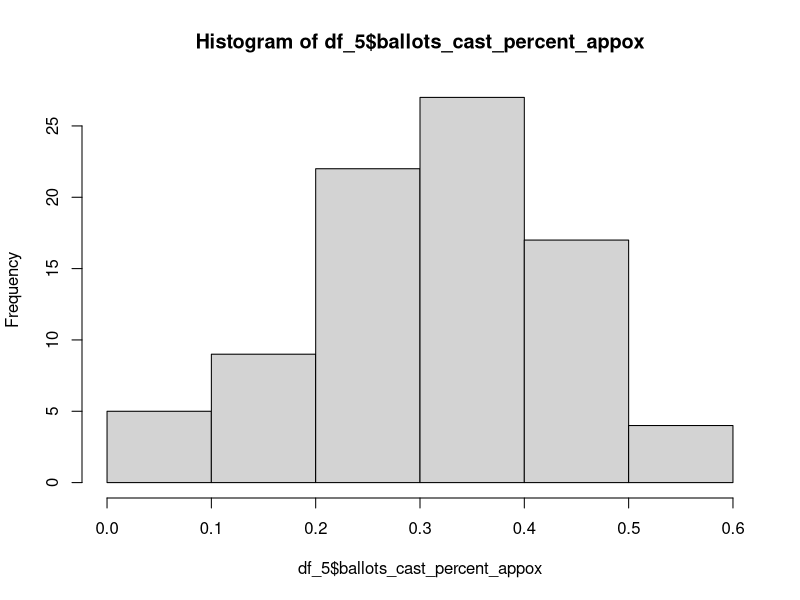

Here is the R script that generated this plot:
library(tidyverse)






df <- data.frame(c("0102 CIN 1-B",
                   "0103 CIN 1-C",
                   "0105 CIN 1-E",
                   "0107 CIN 1-G",
                   "0109 CIN 1-I",
                   "0111 CIN 1-K",
                   "0113 CIN 1-M",
                   "0204 CIN 2-D",
                   "0302 CIN 3-B",
                   "0303 CIN 3-C",
                   "0305 CIN 3-E",
                   "0401 CIN 4-A",
                   "0402 CIN 4-B",
                   "0404 CIN 4-D",
                   "0408 CIN 4-H",
                   "0505 CIN 5-E",
                   "0802 CIN 8-B",
                   "0902 CIN 9-B",
                   "1102 CIN 11-B",
                   "1401 CIN 14-A",
                   "1404 CIN 14-D",
                   "1405 CIN 14-E",
                   "1407 CIN 14-G",
                   "1408 CIN 14-H",
                   "1505 CIN 15-E",
                   "1507 CIN 15-G",
                   "1508 CIN 15-H",
                   "1509 CIN 15-I",
                   "1601 CIN 16-A",
                   "1702 CIN 17-B",
                   "2003 CIN 20-C",
                   "2004 CIN 20-D",
                   "2101 CIN 21-A",
                   "2103 CIN 21-C",
                   "2304 CIN 23-D",
                   "2309 CIN 23-I",
                   "2310 CIN 23-J",
                   "2314 CIN 23-N",
                   "2316 CIN 23-P",
                   "2318 CIN 23-R",
                   "2510 CIN 25-J",
                   "2602 CIN 26-B",
                   "2603 CIN 26-C",
                   "2606 CIN 26-F",
                   "2611 CIN 26-K",
                   "2612 CIN 26-L",
                   "2614 CIN 26-N",
                   "2615 CIN 26-O",
                   "0104 CIN 1-D",
                   "0108 CIN 1-H",
                   "0202 CIN 2-B",
                   "0206 CIN 2-F",
                   "0210 CIN 2-J",
                   "0211 CIN 2-K",
                   "0406 CIN 4-F",
                   "0407 CIN 4-G",
                   "0502 CIN 5-B",
                   "0508 CIN 5-H",
                   "0601 CIN 6-A",
                   "1001 CIN 10-A",
                   "1002 CIN 10-B",
                   "1101 CIN 11-A",
                   "1302 CIN 13-B",
                   "1303 CIN 13-C",
                   "1305 CIN 13-E",
                   "1406 CIN 14-F",
                   "1409 CIN 14-I",
                   "2105 CIN 21-E",
                   "2301 CIN 23-A",
                   "2302 CIN 23-B",
                   "2308 CIN 23-H",
                   "2311 CIN 23-K",
                   "2313 CIN 23-M",
                   "2315 CIN 23-O",
                   "2403 CIN 24-C",
                   "2405 CIN 24-E",
                   "2406 CIN 24-F",
                   "2408 CIN 24-H",
                   "2604 CIN 26-D",
                   "2610 CIN 26-J",
                   "2616 CIN 26-P",
                   "2618 CIN 26-R",
                   "0602 CIN 6-B",
                   "0604 CIN 6-D",
                   "0702 CIN 7-B",
                   "0710 CIN 7-J",
                   "0711 CIN 7-K",
                   "1003 CIN 10-C",
                   "1205 CIN 12-E",
                   "1301 CIN 13-A",
                   "1502 CIN 15-B",
                   "1701 CIN 17-A",
                   "1802 CIN 18-B",
                   "1904 CIN 19-D",
                   "2005 CIN 20-E",
                   "2102 CIN 21-B",
                   "2305 CIN 23-E",
                   "2306 CIN 23-F",
                   "2402 CIN 24-B",
                   "2501 CIN 25-A",
                   "2608 CIN 26-H",
                   "0201 CIN 2-A",
                   "0203 CIN 2-C",
                   "0208 CIN 2-H",
                   "0209 CIN 2-I",
                   "0304 CIN 3-D",
                   '0701 CIN 7-A',
                   "0705 CIN 7-E",
                   "0706 CIN 7-F",
                   "0708 CIN 7-H",
                   "0709 CIN 7-I",
                   "0804 CIN 8-D",
                   "0901 CIN 9-A",
                   "0903 CIN 9-C",
                   "1104 CIN 11-D",
                   "1201 CIN 12-A",
                   "1203 CIN 12-C",
                   "1204 CIN 12-D",
                   "1308 CIN 13-H",
                   "1402 CIN 14-B",
                   "1501 CIN 15-A",
                   "1504 CIN 15-D",
                   "1506 CIN 15-F",
                   "1510 CIN 15-J",
                   "1703 CIN 17-C",
                   "2201 CIN 22-A",
                   "2202 CIN 22-B",
                   "2203 CIN 22-C",
                   "2303 CIN 23-C",
                   "2307 CIN 23-G",
                   "2401 CIN 24-A",
                   "2512 CIN 25-L",
                   "2605 CIN 26-E",
                   "2617 CIN 26-Q",
                   "0301 CIN 3-A",
                   "0603 CIN 6-C",
                   "0703 CIN 7-C",
                   "0704 CIN 7-D",
                   "0801 CIN 8-A",
                   "0904 CIN 9-D",
                   "1103 CIN 11-C",
                   "1503 CIN 15-C",
                   "1801 CIN 18-A",
                   "2409 CIN 24-I",
                   "2507 CIN 25-G",
                   "0405 CIN 4-E",
                   "0707 CIN 7-G",
                   "1304 CIN 13-D",
                   "1306 CIN 13-F",
                   "1307 CIN 13-G",
                   "0403 CIN 4-C",
                   "1202 CIN 12-B"))
df_2 <- read_csv("data/Book1.csv")

total_votes <- read_csv("data/council_filtered.csv")
names(df)[1] <- "Precincts"
names(total_votes)[1] <- "Precincts"

df_3 <- inner_join(df_2, df, by = "Precincts")

df_3 <- left_join(df_3, total_votes, by = "Precincts")

df_4 <- df_3 %>% 
  mutate(james_percent = `R James` / `Total Votes`) %>% 
  mutate(approx_ballots_cast = `Total Votes` / 7.5) %>% 
  mutate(ballots_cast_percent_appox = approx_ballots_cast / Registered) %>%  
  filter(james_percent > .08)


df_5 <- df_3 %>% 
  mutate(james_percent = `R James` / `Total Votes`) %>% 
  mutate(approx_ballots_cast = `Total Votes` / 7.5) %>% 
  mutate(ballots_cast_percent_appox = approx_ballots_cast / Registered) %>% 
  filter(james_percent > .07)


df_6 <- df_3 %>% 
  mutate(james_percent = `R James` / `Total Votes`) %>% 
  mutate(approx_ballots_cast = `Total Votes` / 7.5) %>% 
  mutate(ballots_cast_percent_appox = approx_ballots_cast / Registered) %>%  
  filter(james_percent > .065)



mean(df_5$ballots_cast_percent_appox)


hist(df_5$ballots_cast_percent_appox)
